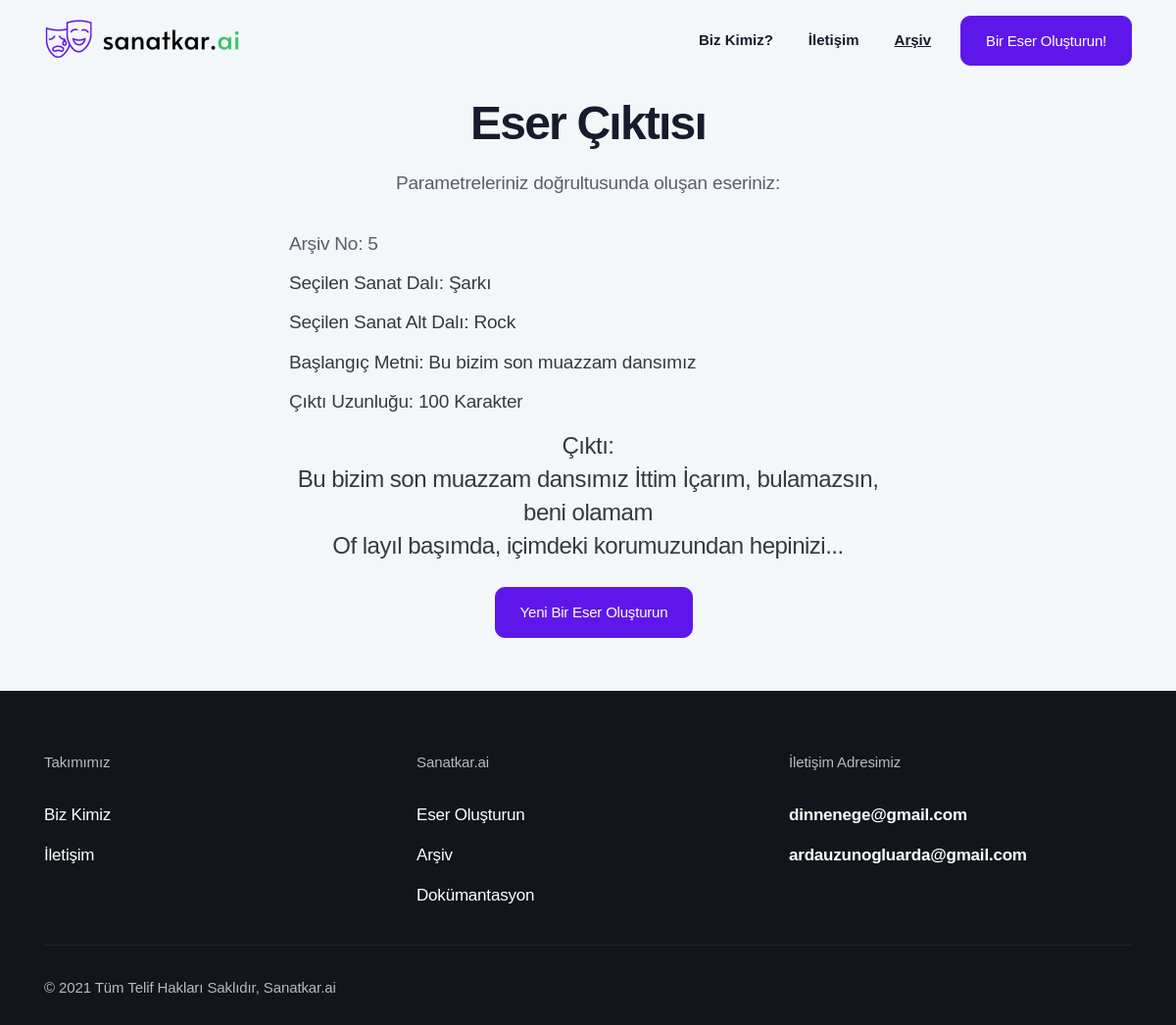
The app's page /archive/5, older data.
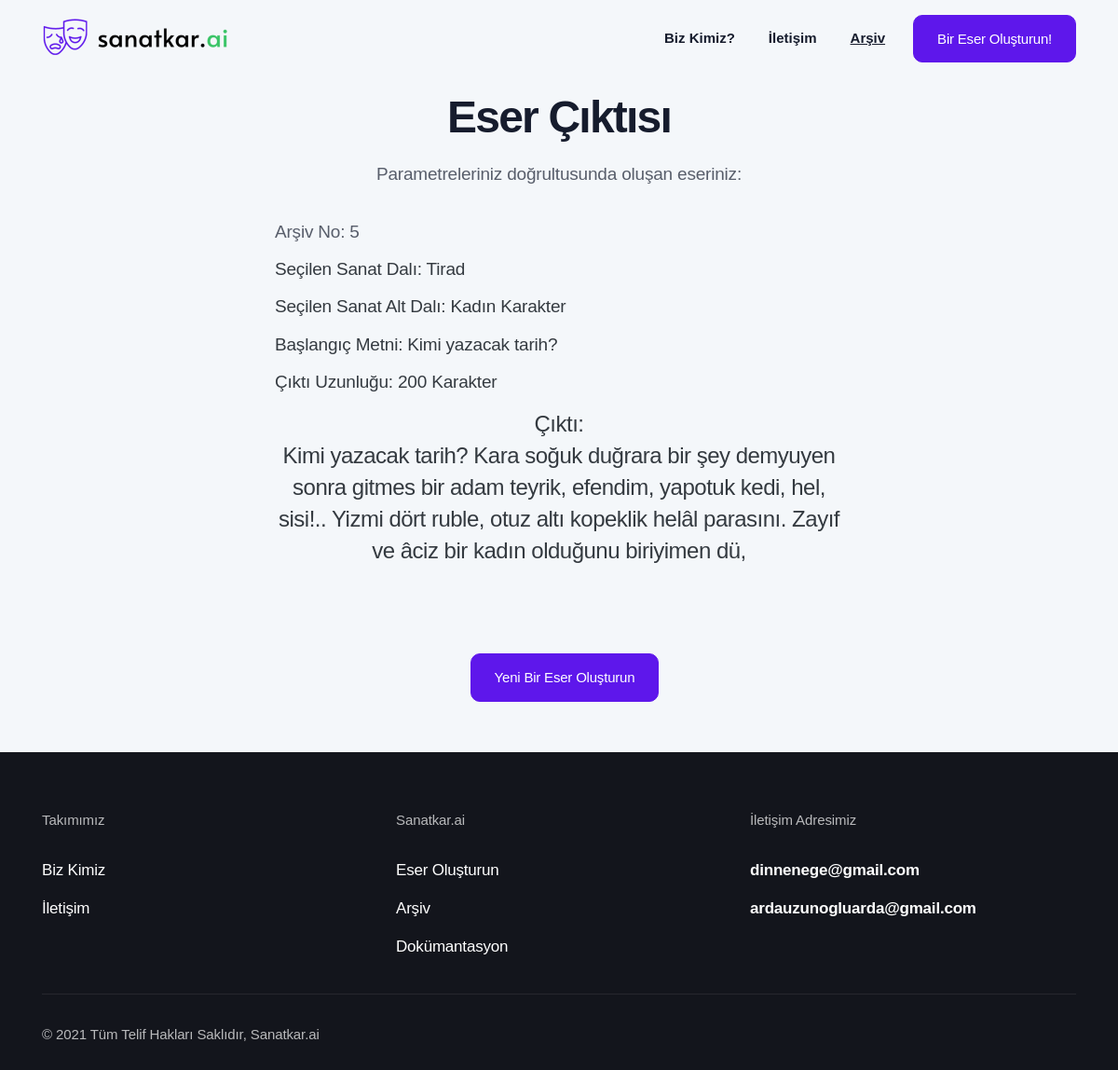
The same page, newer data.
### app.py (models this page shows)
class Archive(db.Model):
    id = db.Column(db.Integer, primary_key=True)
    generated_text = db.Column(db.String(600))
    art_branch = db.Column(db.String(10))
    genre = db.Column(db.String(30))
    seed_input = db.Column(db.String(35))
    length_input = db.Column(db.String(3))

### app.py (the view)
@app.route("/archive/<int:id>")
def particular_archive_element(id):
    archived_generation = Archive.query.filter_by(id = id).first()
    id = archived_generation.id
    generated_text = archived_generation.generated_text
    art_branch = archived_generation.art_branch
    genre = archived_generation.genre
    seed_input = archived_generation.seed_input
    length_input = archived_generation.length_input
    output = str(generated_text).replace("_", "").replace(")", "").replace("(", "").replace("'", "").replace('"',"").split("\\n")
    if art_branch != "Tirad":
        output = list(filter(None, output))[:-1]
    return render_template("generator_output.html", id = id, output=output, art_branch=art_branch, genre=genre, seed_input=seed_input, length_input=length_input)

### templates/generator_output.html (shortened to what the changed rows need)
<!DOCTYPE html>
<html lang="en">
<head>
  <link rel="stylesheet" href="{{ url_for('static', filename='css/bootstrap.css') }}">
  <link rel="stylesheet" href="{{ url_for('static', filename='fonts/icon-font/css/style.css') }}">
  <link rel="stylesheet" href="{{ url_for('static', filename='fonts/typography-font/typo.css') }}">
  <link rel="stylesheet" href="{{ url_for('static', filename='fonts/fontawesome-5/css/all.css') }}">
  <link rel="stylesheet" href="{{ url_for('static', filename='plugins/aos/aos.min.css') }}">
  <link rel="stylesheet" href="{{ url_for('static', filename='plugins/fancybox/jquery.fancybox.min.css') }}">
  <link rel="stylesheet" href="{{ url_for('static', filename='plugins/nice-select/nice-select.min.css') }}">
  <link rel="stylesheet" href="{{ url_for('static', filename='plugins/slick/slick.min.css') }}">
  <link rel="stylesheet" href="{{ url_for('static', filename='plugins/date-picker/css/gijgo.min.css') }}" type="text/css" />
  <link rel="stylesheet" href="{{ url_for('static', filename='plugins/theme-mode-switcher/switcher-panel.css') }}">
  <link rel="stylesheet" href="{{ url_for('static', filename='css/main.css') }}">
  <link rel="stylesheet" href="{{ url_for('static', filename='css/theme-mode-custom.css') }}">
  <link rel="stylesheet" href="https://cdnjs.cloudflare.com/ajax/libs/font-awesome/5.15.4/css/all.min.css">
</head>
<body data-theme="light">
  <div class="site-wrapper overflow-hidden">
    <div class="inner-banner pt-20 pb-md-13 bg-default-2">
      <div class="container">
        <div class="row  justify-content-center pt-5">
          <div class="col-xl-8 col-lg-9 text-center">
            <div class="px-md-15 text-center">
              <h2 class="title gr-text-3 mb-6">Eser Çıktısı</h2>
              <ul class="w-100 list-unstyled text-left">
                <li class="gr-text-8 text-dark mb-3">Seçilen Sanat Dalı: <span id="chosenart">{{art_branch}}</span></li>
                <li class="gr-text-8 text-dark mb-3">Seçilen Sanat Alt Dalı: <span id="chosensubart">{{genre}}</span></li>
                <li class="gr-text-8 text-dark mb-3">Başlangıç Metni: <span id="startingsentence">{{seed_input}}</span></li>
                <li class="gr-text-8 text-dark mb-5">Çıktı Uzunluğu: <span id="outputlength">{{length_input}}</span> Karakter</li>
                <li class="gr-text-6 text-dark mb-8 text-center">Çıktı:</br><span id="output">
                {% if output[0] %}
                  {% for element in output %}
                    {{element}}
                    <br>
                  {% endfor %}
                {% else %}
                  <p> Bir hata oluştu. </p>
                {% endif %}
                </span></li>
              </ul>
            </div>
          </div>
        </div>
      </div>
    </div>
  </div>
</body>
</html>

Row changes from the older to the newer data that the page shows:
changed Archive: art_branch "Şarkı" → "Tirad"; genre "Rock" → "Kadın Karakter"; seed_input "Bu bizim son muazzam dansımız" → "Kimi yazacak tarih?"; length_input "100" → "200"
Text that changed along with them:
new list line: "Kimi yazacak tarih? Kara soğuk duğrara bir şey demyuyen sonra gitmes bir adam teyrik, efendim, yapotuk kedi, hel, sisi!.. Yizmi dört ruble, otuz altı kopeklik helâl parasını. Zayıf ve âciz bir kadın olduğunu biriyimen dü,"
list line gone: "Bu bizim son muazzam dansımız İttim İçarım, bulamazsın, beni olamam"
list line gone: "Of layıl başımda, içimdeki korumuzundan hepinizi..."
